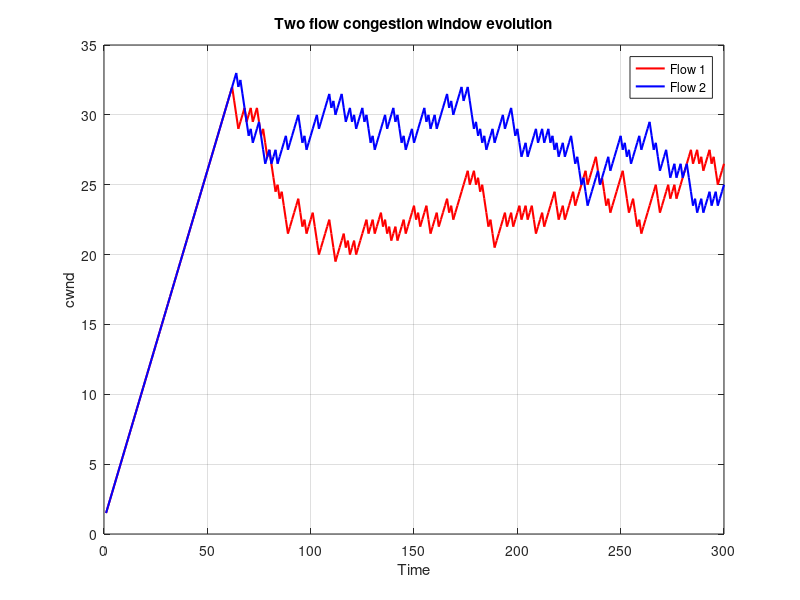

Source code (MATLAB):
clear;
clc;
close all;

T = 300; % number of time steps
mu = 50; %  service rate
K = 100; % buffer size

%initialise congestion window
cwnd1 = 1;
cwnd2 = 1;
q = 0;  % queue size
 
cwnd1_trace = zeros(1, T);
cwnd2_trace = zeros(1, T);
q_trace =  zeros(1, T);
drop_trace = zeros(1, T);

for t = 1:T
    arrivals1 = max(cwnd1,0);
    arrivals2 = max(cwnd2,0);
    total_arrivals = arrivals1 + arrivals2;
    
    q = q + total_arrivals;
    
    served = min(q, mu);
    q = q - served;

    if q > K
        drops = q - K; % packets dropped
        q = K;
    else
        drops = 0;
    end
    
    % example of proportional drops based on contribution
    if total_arrivals > 0
        p1 = arrivals1 / total_arrivals;
        p2 = arrivals2 / total_arrivals;
    else
        p1 = 0;
        p2 = 0;
    end

    loss_event1 = (drops > 0) && (rand < p1);
    loss_event2 = (drops > 0) && (rand < p2);

    % baseline, no congestion control
    if loss_event1
        cwnd1 = max(1, cwnd1 - 1);
        %cwnd1 = cwnd1/2;
        
    else
        %cwnd1 = cwnd1 + 1; 
        %cwnd1 = exp(cwnd1);
        cwnd1 = cwnd1 + 0.5; 
    end

    if loss_event2
        cwnd2 = max(1, cwnd2 - 1);
        %cwnd2 = cwnd2/2;
    else 
        %cwnd2 = cwnd2 + 1;
        %cwnd2= exp(cwnd2);
        cwnd2 = cwnd2 + 0.5;
    end

    cwnd1_trace(t) = cwnd1;
    cwnd2_trace(t) = cwnd2;
    q_trace(t) = q;
    drop_trace(t) = drops;
    
end

figure;
plot(cwnd1_trace, 'r', 'LineWidth', 1.5); hold on ;
plot(cwnd2_trace, 'b', 'LineWidth', 1.5); 
xlabel('Time');
ylabel('cwnd');
title('Two flow congestion window evolution');
legend('Flow 1', 'Flow 2');
grid on;
disp("Total packets drop: ");
disp(sum(drop_trace));
x1 = mean(cwnd1_trace);
x2 = mean(cwnd2_trace);
J = ((x1 + x2)^2)/(2*(x1^2 + x2^2));
disp("Jain fairness index: ");
disp(J);
